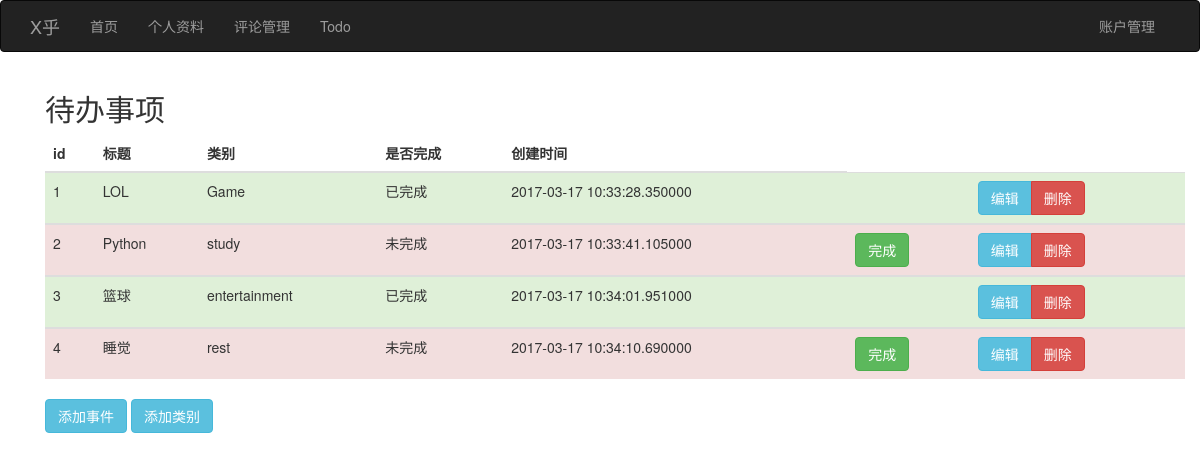
Page /todo/show (signed in) on the committed database.
### app/models.py (models this page shows)
class Event(db.Model):
    __tablename__ = 'events'
    id = db.Column(db.Integer, primary_key = True)
    title = db.Column(db.String(64))
    category = db.Column(db.String(64))
    completion = db.Column(db.Boolean)
    create_time = db.Column(db.DateTime, index = True, default = datetime.utcnow)
    sponsor_id = db.Column(db.Integer, db.ForeignKey('users.id'))

### app/todo/views.py (the view)
@todo.route('/show')
def show():
    events = Event.query.filter_by(sponsor_id = current_user.id).all()
    if events is None:
        flash('你还未创建任何事项')
    return render_template('todo/show.html', events = events)

### app/auth/views.py (called while the page is built)
@auth.before_app_request
def before_request():
    if current_user.is_authenticated:
        current_user.ping()
        if not current_user.confirmed \
                and request.endpoint[:5] != 'auth.':
            flash('You have not confirmed your account yet')
            return redirect(url_for('auth.unconfirmed'))

### app/main/__init__.py (called while the page is built)
@main.app_context_processor
def inject_permissions():
    return dict(Permission = Permission)

### app/models.py (called while the page is built)
@login_manager.user_loader
def load_user(user_id):
    return User.query.get(int(user_id))

    def can(self, permissions):
        return self.role is not None and (self.role.permissions & permissions) == permissions

    def ping(self):
        self.last_seen = datetime.utcnow()
        db.session.add(self)

### app/templates/todo/show.html (shortened to what this page needs)
{% extends 'base.html' %}
{% block page_content %}
<div class="container">
    <h2>待办事项</h2>
    {% if events %}
    <table class="table">
        <thead>
            <tr>
                <th>id</th>
                <th>标题</th>
                <th>类别</th>
                <th>是否完成</th>
                <th>创建时间</th>
            </tr>
        </thead>
        {% for event in events %}
        <tbody>
            <tr class="{% if event.completion %}success{% else %}danger{% endif %}">
                <td>{{ event.id }}</td>
                <td>{{ event.title }}</td>
                <td>{{ event.category }}</td>
                <td>{% if event.completion %}
                        <p>已完成</p>
                    {% else %}
                        <p>未完成</p>
                    {% endif %}
                </td>
                <td>{{ event.create_time }}</td>
                <td>{% if not event.completion %}
                        <a href="{{ url_for('todo.finish', id = event.id)}}" class="btn btn-success" role="button">完成</a></td>
                    {% endif %}
                <td><div class="btn-group">
                    <a href="{{ url_for('todo.edit_event', id = event.id)}}" class="btn btn-info" role="button">编辑</a>
                    <a href="{{ url_for('todo.delete_event', id = event.id)}}" class="btn btn-danger" role="button">删除</a>
                </td>
            </tr>
        </tbody>
        {% endfor %}
    </table>
    {% endif %}
</div>
<div class="container">
    <a href="{{ url_for('todo.add_event')}}" class="btn btn-info" role="button">添加事件</a>
    <a href="{{ url_for('todo.add_category')}}" class="btn btn-info" role="button">添加类别</a>
</div>
{% endblock %}

### app/templates/base.html (shortened to what this page needs)
{% extends 'bootstrap/base.html' %}
{% block head %}
{{ super() }}
<link rel="stylesheet" type="text/css" href="{{ url_for('static', filename='styles.css')}}">
{% endblock %}
{% block navbar %}
<div class = 'navbar navbar-inverse' role = 'navigation'>
    <div class = 'container'>
        <div class = 'navbar-header'>
            <a class = "navbar-brand" href = "/">X乎</a>
        </div>
        <div class = "navbar-collapse collapse">
            <ul class = "nav navbar-nav">
                <li><a href = "/">首页</a></li>
                {% if current_user.is_authenticated %}
                <li>
                    <a href="{{ url_for('main.user', username=current_user.username)}}">
                        个人资料
                    </a>
                </li>
                {% endif %}
                {% if current_user.can(Permission.MODERATE_COMMENTS) %}
                <li><a href="{{url_for('main.moderate')}}">评论管理</a></li>
                <li><a href="{{ url_for('todo.show')}}">Todo</a></li>
                {% endif %}
            </ul>
            <ul class = "nav navbar-nav navbar-right">
                <li class="dropdown">
                    <a class="dropdown-toggle" data-toggle="dropdown" href="#">账户管理</a>
                </li>
            </ul>
        </div>
    </div>
</div>
{% endblock %}
{% block content %}
<div class = "container">
    {% block page_content %}{% endblock %}
</div>
{% endblock %}

### rows in the picture
Event: id "1", title "LOL", category "Game", completion "已完成", create_time "2017-03-17 10:33:28.350000"
Event: id "2", title "Python", category "study", shows "未完成", create_time "2017-03-17 10:33:41.105000"
Event: id "3", title "篮球", category "entertainment", completion "已完成", create_time "2017-03-17 10:34:01.951000"
Event: id "4", title "睡觉", category "rest", shows "未完成", create_time "2017-03-17 10:34:10.690000"
